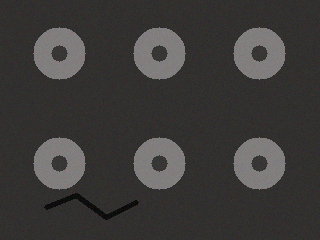
#> input picture images/ai/foreign_02.png, 320 x 240 px, given in place of shapes.png, which was not available
$ jupyter execute --allow-errors 02_object_counting.ipynb   (older library calls are emulated)   (text cells are left out)
#> lines starting #> are read from the running program, lines starting #| are printed output that depends on the picture; after the words box and inside, x2 and y2 are one past the last pixel; in counts of white or black regions, pixels touching at a corner belong together; pictures that were not available may be replaced by others from this repository, and a replacement may not be noted
### scripts/vision_camera.py
"""
vision_camera.py : แหล่งภาพที่ใช้ร่วมกันทุก Workshop
  file   = ภาพจากไฟล์
  emu    = กล้อง Basler จำลอง (ไม่ต้องมีกล้องจริง)
  basler = กล้อง Basler จริง (GigE / USB)
  webcam = webcam สำรอง

ทุกแหล่งมีคำสั่งเหมือนกัน:  frame = src.read()   และ   src.close()
frame ที่ได้เป็นภาพสี BGR (numpy array) ส่งเข้า OpenCV ได้ทันที
"""
import os

# เปิดกล้องจำลองไว้เสมอ (ไม่กระทบกล้องจริง) จึงสลับ emu กับ basler ได้โดยไม่ต้อง Restart
os.environ.setdefault('PYLON_CAMEMU', '1')

import cv2
import numpy as np

# โฟลเดอร์ images/ ของ repo (ใช้ได้ไม่ว่าจะรันจากโฟลเดอร์ไหน)
IMG_DIR = os.path.join(os.path.dirname(os.path.abspath(__file__)), "..", "images")


def img_path(name):
    """คืน path เต็มของไฟล์ภาพตัวอย่างใน images/"""
    return name if os.path.exists(name) else os.path.join(IMG_DIR, name)


# [35 lines left out: functions imread_url, set_param, not called in this run]


def pick_device(pylon, emulate):
    """เลือกกล้องจำลองหรือกล้องจริงตามที่ขอ แม้จะมีทั้งสองแบบต่ออยู่"""
    tl = pylon.TlFactory.GetInstance()
    devs = [d for d in tl.EnumerateDevices()
            if (d.GetDeviceClass() == 'BaslerCamEmu') == emulate]
    if not devs:
        raise RuntimeError('ไม่พบกล้อง - เช็กสาย PoE / ปิด pylon Viewer ก่อน / ตั้งการ์ดแลนเป็น Auto IP')
    return tl.CreateDevice(devs[0])

class FileSource:
    # [4 lines left out: function __init__, not called in this run]

    def read(self):
        return self.img.copy()

    def close(self):
        pass


class WebcamSource:
    # [7 lines left out: function __init__, not called in this run]

    def read(self):
        ok, frame = self.cap.read()
        return frame if ok else None

    def close(self):
        self.cap.release()


class BaslerSource:
    def __init__(self, emulate=False, keep_settings=False, image_path=None,
                 exposure_us=5000, gain=0):
        if emulate:
            os.environ["PYLON_CAMEMU"] = "1"     # ต้องตั้งก่อน import pypylon
        from pypylon import pylon
        self.pylon = pylon

        try:
            device = pick_device(pylon, emulate)
        except Exception:
            raise RuntimeError(
                "ไม่พบกล้อง - เช็กสาย PoE / ปิด pylon Viewer ก่อน / ตั้งการ์ดแลนเป็น Auto IP")
        self.cam = pylon.InstantCamera(device)
        self.cam.Open()
        print("เชื่อมต่อกล้อง:", self.cam.GetDeviceInfo().GetModelName())

        if emulate:
            if image_path:
                # ให้กล้องจำลองส่งภาพจากไฟล์ แทน test pattern (ต้องปิด test image ก่อน)
                set_param(self.cam, ["TestImageSelector"], "Off")
                set_param(self.cam, ["ImageFilename"], os.path.abspath(image_path))
                set_param(self.cam, ["ImageFileMode"], "On")
            # กล้องจำลองเริ่มที่ Mono8 (ขาวดำ) -> เปลี่ยนเป็นสี
            set_param(self.cam, ["PixelFormat"], "BGR8Packed")

        if not emulate:
            # GigE ผ่านอะแดปเตอร์ LAN ทั่วไป (เช่น USB-C บน Mac): ภาพ 5 MP ส่งมาไม่ครบ
            # แก้โดยเว้นช่วงระหว่าง packet และรอ packet ที่มาช้าได้นานขึ้น
            set_param(self.cam, ["GevSCPD"], 1000)
            for name, val in (("FrameRetention", 3000), ("PacketTimeout", 500)):
                try:
                    getattr(self.cam.StreamGrabber, name).Value = val
                except Exception:
                    pass

        # concept กล้องอุตสาหกรรม: กำหนดค่าเอง ไม่ปล่อย auto -> ผลซ้ำได้ทุกครั้ง
        if not (keep_settings and not emulate):   # keep_settings: ใช้ค่าที่ตั้งไว้ใน pylon Viewer
            set_param(self.cam, ["ExposureAuto"], "Off")
            set_param(self.cam, ["ExposureTime", "ExposureTimeAbs"], exposure_us)
            set_param(self.cam, ["GainAuto"], "Off")
            set_param(self.cam, ["Gain", "GainRaw"], gain)

        # แปลง Bayer / Mono จากกล้อง -> BGR สำหรับ OpenCV
        self.conv = pylon.ImageFormatConverter()
        self.conv.OutputPixelFormat = pylon.PixelType_BGR8packed
        self.conv.OutputBitAlignment = pylon.OutputBitAlignment_MsbAligned

        # เอาเฉพาะภาพล่าสุด (สายการผลิตต้องการภาพปัจจุบัน ไม่ใช่ภาพค้างคิว)
        self.cam.StartGrabbing(pylon.GrabStrategy_LatestImageOnly)

    # [8 lines left out: function read, not called in this run]

    def close(self):
        self.cam.StopGrabbing()
        self.cam.Close()


# [24 lines left out: functions add_source_args, open_source, fit_to_screen, not called in this run]


def use_thai_font():
    """ตั้งฟอนต์ไทยให้ matplotlib ทั้ง notebook (ทั้ง show() และกราฟที่วาดเอง)
    เลือกเฉพาะฟอนต์ที่มีในเครื่องจริง: Windows = Tahoma / Leelawadee UI, Mac = Thonburi / Tahoma"""
    import logging
    import warnings
    try:
        import matplotlib.pyplot as plt
        from matplotlib import font_manager
    except ImportError:
        return
    have = {f.name for f in font_manager.fontManager.ttflist}
    thai = [f for f in ("Tahoma", "Thonburi", "Leelawadee UI", "Noto Sans Thai",
                        "Sarabun", "Loma") if f in have]
    plt.rcParams["font.family"] = thai + ["DejaVu Sans"]
    logging.getLogger("matplotlib.font_manager").setLevel(logging.ERROR)
    warnings.filterwarnings("ignore", message="Glyph .* missing from font")


use_thai_font()   # เรียกทันทีที่ import vision_camera


def show(*imgs, titles=None, size=6):
    """แสดงภาพใน Jupyter Notebook (แปลง BGR เป็น RGB ให้อัตโนมัติ)"""
    import logging
    import warnings
    import matplotlib.pyplot as plt
    # ฟอนต์ที่มีภาษาไทย: Windows = Tahoma / Leelawadee UI, Mac = Thonburi
    # เลือกเฉพาะฟอนต์ไทยที่มีในเครื่องนี้จริง จึงไม่มีข้อความ findfont ... not found
    from matplotlib import font_manager
    have = {f.name for f in font_manager.fontManager.ttflist}
    thai = [f for f in ("Tahoma", "Leelawadee UI", "Thonburi", "Noto Sans Thai") if f in have]
    plt.rcParams["font.family"] = thai + ["DejaVu Sans"]
    warnings.filterwarnings("ignore", message="Glyph")
    warnings.filterwarnings("ignore", message="findfont")
    logging.getLogger("matplotlib.font_manager").setLevel(logging.ERROR)  # findfont มาทาง logging ไม่ใช่ warnings
    n = len(imgs)
    fig, axes = plt.subplots(1, n, figsize=(size * n, size * 0.75))
    axes = [axes] if n == 1 else axes
    for i, (ax, im) in enumerate(zip(axes, imgs)):
        if im.ndim == 2:
            ax.imshow(im, cmap="gray", vmin=0, vmax=255)
        else:
            ax.imshow(cv2.cvtColor(im, cv2.COLOR_BGR2RGB))
        if titles:
            ax.set_title(titles[i])
        ax.axis("off")
    plt.tight_layout()
    plt.show()


def grab_one(source="emu", image="shapes.png", exposure_us=5000, gain=0):
    """ถ่ายภาพ 1 ภาพแล้วปิดกล้องทันที (เหมาะกับ Notebook: กล้องไม่ค้าง)
    source = "file" | "emu" | "basler" | "webcam"
    """
    if source == "file":
        return cv2.imread(img_path(image))
    if source == "webcam":
        cam = WebcamSource()
    else:
        cam = BaslerSource(emulate=(source == "emu"), image_path=img_path(image),
                           exposure_us=exposure_us, gain=gain)
    try:
        frame = None
        for _ in range(5):          # ลองหลายครั้งเผื่อเฟรมแรกยังไม่พร้อม
            frame = cam.read()
            if frame is not None:
                break
        if frame is None:
            raise RuntimeError("ถ่ายภาพไม่สำเร็จ 5 ครั้ง: ภาพจากกล้องมาไม่ครบ "
                               "ลองเช็กสาย LAN / PoE หรือปิดโปรแกรมอื่นที่ใช้กล้องอยู่")
        return frame
    finally:
        cam.close()                 # ปิดกล้องเสมอ แม้เกิด error


def put_label(img, text, org=(10, 30), scale=0.8, color=(0, 255, 255)):
    cv2.putText(img, text, org, cv2.FONT_HERSHEY_SIMPLEX, scale, (0, 0, 0), 4)
    cv2.putText(img, text, org, cv2.FONT_HERSHEY_SIMPLEX, scale, color, 2)


# ---------------------------------------------------------------
# สำหรับ Notebook 02b: เล่นกับกล้องจำลอง
# ---------------------------------------------------------------
# [28 lines left out: function grab_emu, not called in this run]


class EmuLine:
    """สายการผลิตจำลอง: กล้องจำลองส่งภาพจากโฟลเดอร์ทีละภาพ ทุกครั้งที่สั่ง Trigger
    ใช้แบบ:  line = EmuLine("line")  ->  frame = line.trigger()  ->  line.close()"""

    # [27 lines left out: functions __init__, trigger, not called in this run]

    def close(self):
        self.cam.StopGrabbing()
        self.cam.Close()


# [17 lines left out: function simulate_real, not called in this run]


class SimpleHOG:
    # HOG แบบเขียนเอง ใช้แทน cv2.HOGDescriptor ที่ไม่มีใน OpenCV 5  (ภาพ 64x48, cell 8, block 2x2, 9 ทิศ)
    def __init__(self, cell=8, bins=9):
        self.cell, self.bins = cell, bins

    # [32 lines left out: functions compute, make_hog, not called in this run]

### notebooks/02_object_counting.ipynb
[cell 1]
import sys, os
sys.path.insert(0, os.path.abspath("../scripts"))   # ให้หาไฟล์ vision_camera.py เจอ

import cv2
import numpy as np
from vision_camera import show, grab_one, img_path, put_label
print("OpenCV", cv2.__version__, "พร้อมใช้งาน")

[cell 2]
def process(img, h_low, h_high, min_area, s_min=50, v_min=50):
    hsv = cv2.cvtColor(img, cv2.COLOR_BGR2HSV)                        # 2. แปลงเป็น HSV
    lower = np.array([h_low, s_min, v_min])                           # 3. ช่วงสี
    upper = np.array([h_high, 255, 255])
    mask = cv2.inRange(hsv, lower, upper)                             # 4. Mask ขาว-ดำ
    result = cv2.bitwise_and(img, img, mask=mask)                     # 5. เหลือเฉพาะสีที่เลือก
    contours, _ = cv2.findContours(mask, cv2.RETR_EXTERNAL,
                                   cv2.CHAIN_APPROX_NONE)             # 6. หา Contour
    draw = img.copy()
    cv2.drawContours(draw, contours, -1, (255, 0, 0), 2)              # 7. วาดเส้นขอบ

    big = 0                                                           # กรองตามพื้นที่
    for c in contours:
        if cv2.contourArea(c) > min_area:
            x, y, w, h = cv2.boundingRect(c)
            cv2.rectangle(result, (x, y), (x + w, y + h), (200, 0, 100), 3)
            big += 1
    return draw, result, mask, len(contours), big

[cell 3]
from ipywidgets import interact
import time

img = cv2.imread(img_path("shapes.png"))
#> img is the input picture: shape (240, 320, 3); mean B, G, R 57.9, 59, 61.2

def count(h_low=0, h_high=10, s_min=50, v_min=50, min_area=1000):
    t0 = time.perf_counter()
    draw, result, mask, n_all, n_big = process(img, h_low, h_high, min_area, s_min, v_min)
    ms = (time.perf_counter() - t0) * 1000
    print(f"วัตถุทั้งหมด: {n_all}   ใหญ่กว่า {min_area}: {n_big}   ใช้เวลา {ms:.1f} ms")
    show(draw, mask, result, titles=["เส้นขอบ", "Mask", "ผลลัพธ์"], size=5)

interact(count, h_low=(0, 179), h_high=(0, 179), s_min=(0, 255), v_min=(0, 255),
         min_area=(0, 5000, 100));
#> the sliders are set to h_low = 89, h_high = 89, s_min = 127, v_min = 127, min_area = 2500
#> in process, `hsv = cv2.cvtColor(img, cv2.COLOR_BGR2HSV)`: hsv: shape (240, 320, 3); mean H, S, V 71.9, 26.8, 62.3
#> in process, `mask = cv2.inRange(hsv, lower, upper)`: mask: shape (240, 320); every value is 0
#> in process, `result = cv2.bitwise_and(img, img, mask=mask)`: result: shape (240, 320, 3); every value is 0
#> in process, `contours, _ = cv2.findContours(mask, cv2.RETR_EXTERNAL, cv2.CHAIN_APPR..`: contours = []
#> after the loop in process, `for c in contours:`: big = 0
#| วัตถุทั้งหมด: 0   ใหญ่กว่า 2500: 0   ใช้เวลา 11.5 ms
#> in show, `plt.show()`:
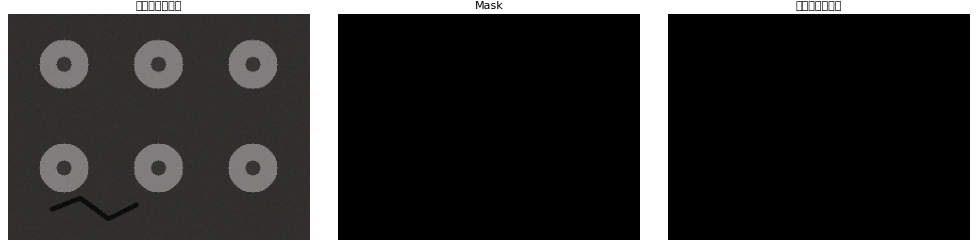
#> figure drawn by matplotlib, 3 panels

[cell 4]
hsv = cv2.cvtColor(img, cv2.COLOR_BGR2HSV)
mask1 = cv2.inRange(hsv, np.array([0, 50, 50]), np.array([10, 255, 255]))
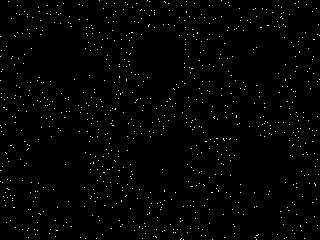
#> mask1: shape (240, 320); 1.1% white in thin lines or dots
mask2 = cv2.inRange(hsv, np.array([170, 50, 50]), np.array([179, 255, 255]))
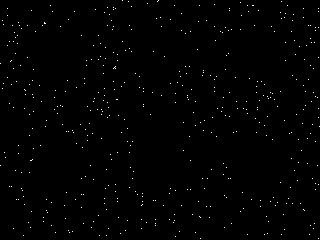
#> mask2: shape (240, 320); 0.66% white in thin lines or dots
red = cv2.bitwise_or(mask1, mask2)
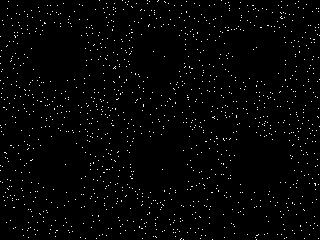
#> red: shape (240, 320); 1.8% white in thin lines or dots
show(mask1, mask2, red, titles=["H 0-10", "H 170-179", "รวมกัน"], size=4)

[cell 5]
_, _, mask, _, _ = process(img, 0, 10, 0)
#> call 2 of process, with h_low = 0, h_high = 10, min_area = 0, s_min = 50, v_min = 50
#> in process (call 2), `contours, _ = cv2.findContours(mask, cv2.RETR_EXTERNAL, cv2.CHAIN_APPR..`: contours = 797 contours, all with area under 20
#> in process (call 2), `cv2.drawContours(draw, contours, -1, (255, 0, 0), 2)`:
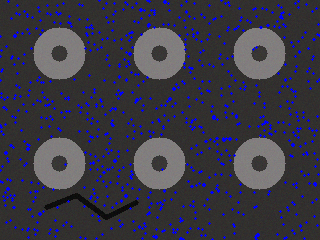
#> draw: shape (240, 320, 3); 5.5% of pixels changed, all inside (x1, y1, x2, y2) = (0, 0, 320, 240)
#> the loop in process (call 2), `for c in contours:` made 797 passes
#> c on passes 1 to 3: [[256, 239]], [[212, 239]], [[183, 239]]
#> after the loop in process (call 2), `for c in contours:`: big = 0
contours, _ = cv2.findContours(mask, cv2.RETR_EXTERNAL, cv2.CHAIN_APPROX_NONE)
#> contours = 797 contours, all with area under 20
out = img.copy()
circles = 0
#> (the rest of this cell did not finish here and is left out)

[cell 6]
SOURCE = "emu"          # เปลี่ยนเป็น "basler" เมื่อต่อกล้องจริง

#> (the rest of this cell did not finish here and is left out)

draw, result, mask, n_all, n_big = process(frame, 0, 10, 1000)
print("ขนาดภาพจากกล้อง:", frame.shape, "  นับชิ้นแดงใหญ่ได้:", n_big)
show(frame, result, titles=["ภาพจากกล้อง", "ผลการนับ"])
